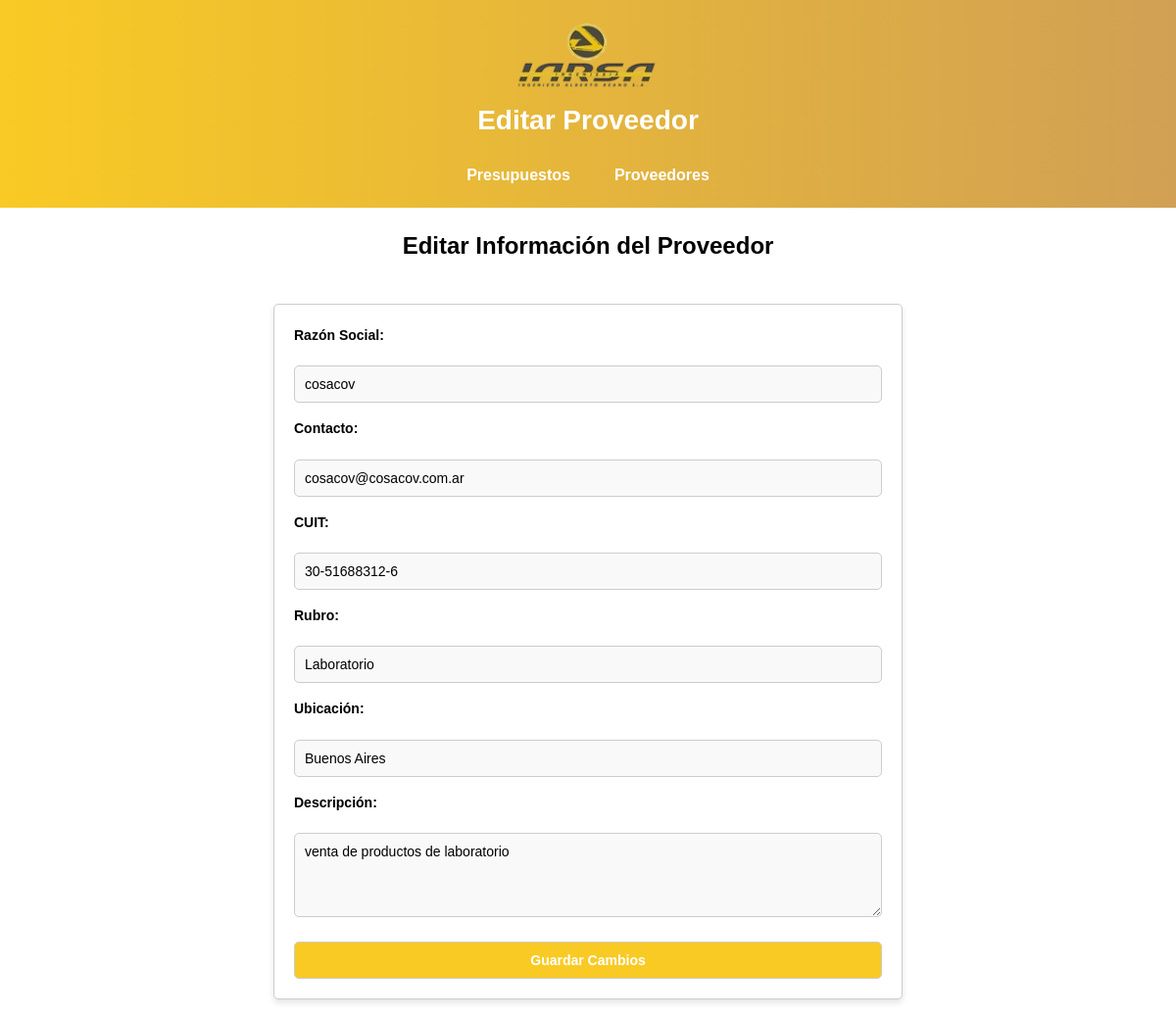
Screenshot of /editar_proveedor/1 with the database file from the repository.
### tables this page shows
CREATE TABLE proveedores (
    id INTEGER PRIMARY KEY AUTOINCREMENT,
    razonsocial TEXT,
    contacto TEXT,
    cuit TEXT,
    rubro TEXT,
    ubicacion TEXT,
    descripcion TEXT
);

### appy.py (the view, shortened to what this page needs)
@app.route('/editar_proveedor/<int:proveedor_id>', methods=['GET', 'POST'])
def editar_proveedor(proveedor_id):
    conn = obtener_conexion()
    cursor = conn.cursor()
    cursor.execute('SELECT * FROM proveedores WHERE id = ?', (proveedor_id,))
    proveedor = cursor.fetchone()
    conn.close()
    return render_template('editar_proveedor.html', proveedor=proveedor)

### appy.py (called while the page is built)
def obtener_conexion():
    conn = sqlite3.connect('empresa.db', check_same_thread=False)
    conn.row_factory = sqlite3.Row
    return conn

### templates/editar_proveedor.html (shortened to what this page needs)
<!DOCTYPE html>
<html lang="es">
<head>
    <link rel="stylesheet" href="{{ url_for('static', filename='css/styles.css') }}">
</head>
<body>
    <header>
        <img src="{{ url_for('static', filename='images/Logo-Iarsa.png') }}" alt="Logo de la Empresa" class="logo">
        <div class="header-content">
            <h1>Editar Proveedor</h1>
            <nav>
                <ul>
                    <li><a href="{{ url_for('presupuestos') }}">Presupuestos</a></li>
                    <li><a href="{{ url_for('proveedores') }}">Proveedores</a></li>
                </ul>
            </nav>
        </div>
    </header>
    <h2>Editar Información del Proveedor</h2>
    <form action="{{ url_for('editar_proveedor', proveedor_id=proveedor['id']) }}" method="POST">
        <label for="razonsocial">Razón Social:</label>
        <input type="text" name="razonsocial" value="{{ proveedor['razonsocial'] }}" required>
        <label for="contacto">Contacto:</label>
        <input type="text" name="contacto" value="{{ proveedor['contacto'] }}" required>
        <label for="cuit">CUIT:</label>
        <input type="text" name="cuit" value="{{ proveedor['cuit'] }}">
        <label for="rubro">Rubro:</label>
        <input type="text" name="rubro" value="{{ proveedor['rubro'] }}">
        <label for="ubicacion">Ubicación:</label>
        <input type="text" name="ubicacion" value="{{ proveedor['ubicacion'] }}">
        <label for="descripcion">Descripción:</label>
        <textarea name="descripcion" rows="4">{{ proveedor['descripcion'] }}</textarea>
        <button type="submit">Guardar Cambios</button>
    </form>
</body>
</html>

### static/css/styles.css (style rules this page uses)
body { font-family: 'Arial', sans-serif; margin: 0; padding: 0; background-color: white; color: black; line-height: 1.6; display: flex; flex-direction: column; align-items: center; justify-content: flex-start; min-height: 100vh; }
header { width: 100%; background: linear-gradient(90deg, #f9ca24, #d1a054); color: white; text-align: center; padding: 20px 10px; display: flex; flex-direction: column; align-items: center; justify-content: center; margin: 0; box-sizing: border-box; }
header img.logo { max-width: 150px; height: auto; margin-bottom: 10px; }
header .header-content { display: flex; flex-direction: column; align-items: center; justify-content: center; gap: 10px; width: 100%; }
h1 { font-size: 28px; margin: 0; font-family: 'Arial', sans-serif; font-weight: bold; color: white; }
nav ul { list-style: none; padding: 0; margin: 10px 0 0 0; display: flex; gap: 15px; justify-content: center; }
nav ul li a { text-decoration: none; color: white; padding: 10px 15px; font-weight: bold; }
form { margin: 20px auto; padding: 20px; max-width: 600px; width: 100%; border: 1px solid #ccc; border-radius: 5px; background-color: white; box-shadow: 0px 4px 6px rgba(0, 0, 0, 0.1); display: flex; flex-direction: column; gap: 15px; }
label { font-weight: bold; margin-bottom: 5px; font-size: 14px; }
input, select, button, textarea { width: 100%; padding: 10px; font-size: 14px; border: 1px solid #ccc; border-radius: 5px; background-color: #f9f9f9; box-sizing: border-box; }
button { background-color: #f9ca24; color: white; font-weight: bold; cursor: pointer; transition: background-color 0.3s ease; margin-top: 10px; }
textarea { font-family: 'Arial', sans-serif; }

### rows the page displays
proveedores: razonsocial "cosacov", contacto "cosacov@cosacov.com.ar", cuit "30-51688312-6", rubro "Laboratorio", ubicacion "Buenos Aires", descripcion "venta de productos de laboratorio"
